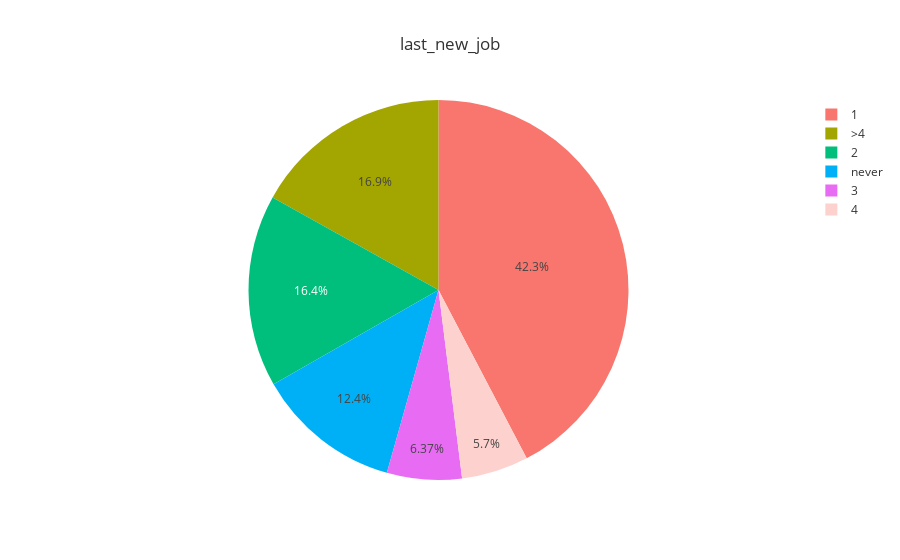

The notebook cell this image was saved under:
### Code cell
print("Number of Missing Values: ", aug_train['last_new_job'].isna().sum())
fig = px.pie(aug_train['last_new_job'].value_counts(), values='last_new_job', 
             names = aug_train['last_new_job'].value_counts().index,title = 'last_new_job',template='ggplot2')
fig.show()

### Figure 1 — Plotly figure (JSON) as saved in the notebook; plotly's stock layout.template omitted (floating-point values rounded to 4 significant figures)
{"data": [{"domain": {"x": [0, 1], "y": [0, 1]}, "hovertemplate": "label=%{label}<br>last_new_job=%{value}<extra></extra>", "labels": ["1", ">4", "2", "never", "3", "4"], "legendgroup": "", "name": "", "showlegend": true, "type": "pie", "values": [884, 353, 342, 258, 133, 119]}], "layout": {"legend": {"tracegroupgap": 0}, "title": {"text": "last_new_job"}}}
